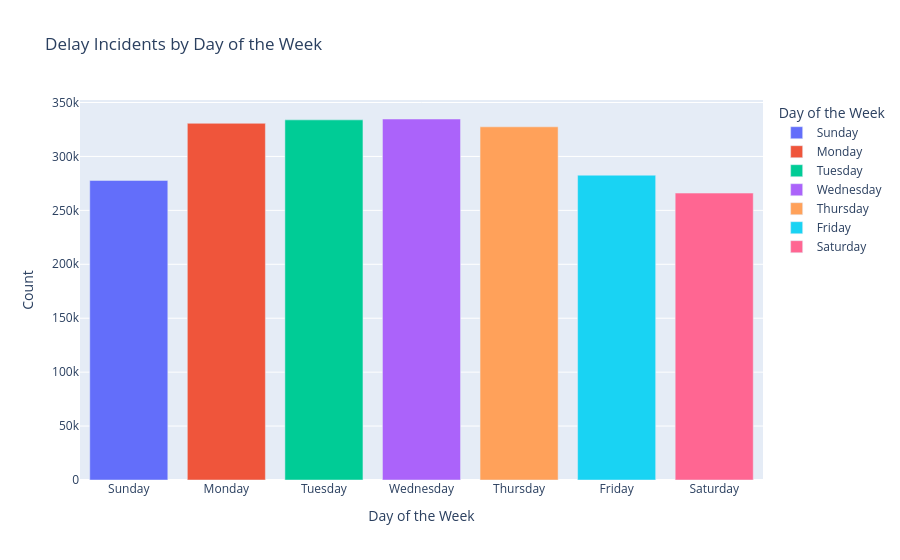

The notebook cell saved with this chart:
### Markdown cell above
### Delay by week

### Code cell
# delay by week with > 0 delay seconds
day_counts = df_with_encoding['day_of_week'].value_counts().sort_index()
day_order = ['Sunday', 'Monday', 'Tuesday', 'Wednesday', 'Thursday', 'Friday', 'Saturday']
day_data = cf.DataFrame({'Day of the Week': day_order, 'Count': day_counts})

fig = px.bar(day_data, x='Day of the Week', y='Count', title='Delay Incidents by Day of the Week', color='Day of the Week')
fig.update_layout(xaxis_title='Day of the Week', yaxis_title='Count')

fig.show()

### Figure 1 — Plotly figure (JSON) as saved in the notebook; plotly's stock layout.template omitted (floating-point values rounded to 4 significant figures)
{"data": [{"hovertemplate": "Day of the Week=%{x}<br>Count=%{y}<extra></extra>", "legendgroup": "Sunday", "marker": {"color": "#636efa", "pattern": {"shape": ""}}, "name": "Sunday", "orientation": "v", "showlegend": true, "textposition": "auto", "type": "bar", "x": ["Sunday"], "xaxis": "x", "y": [277769], "yaxis": "y"}, {"hovertemplate": "Day of the Week=%{x}<br>Count=%{y}<extra></extra>", "legendgroup": "Monday", "marker": {"color": "#EF553B", "pattern": {"shape": ""}}, "name": "Monday", "orientation": "v", "showlegend": true, "textposition": "auto", "type": "bar", "x": ["Monday"], "xaxis": "x", "y": [330719], "yaxis": "y"}, {"hovertemplate": "Day of the Week=%{x}<br>Count=%{y}<extra></extra>", "legendgroup": "Tuesday", "marker": {"color": "#00cc96", "pattern": {"shape": ""}}, "name": "Tuesday", "orientation": "v", "showlegend": true, "textposition": "auto", "type": "bar", "x": ["Tuesday"], "xaxis": "x", "y": [333910], "yaxis": "y"}, {"hovertemplate": "Day of the Week=%{x}<br>Count=%{y}<extra></extra>", "legendgroup": "Wednesday", "marker": {"color": "#ab63fa", "pattern": {"shape": ""}}, "name": "Wednesday", "orientation": "v", "showlegend": true, "textposition": "auto", "type": "bar", "x": ["Wednesday"], "xaxis": "x", "y": [334713], "yaxis": "y"}, {"hovertemplate": "Day of the Week=%{x}<br>Count=%{y}<extra></extra>", "legendgroup": "Thursday", "marker": {"color": "#FFA15A", "pattern": {"shape": ""}}, "name": "Thursday", "orientation": "v", "showlegend": true, "textposition": "auto", "type": "bar", "x": ["Thursday"], "xaxis": "x", "y": [327465], "yaxis": "y"}, {"hovertemplate": "Day of the Week=%{x}<br>Count=%{y}<extra></extra>", "legendgroup": "Friday", "marker": {"color": "#19d3f3", "pattern": {"shape": ""}}, "name": "Friday", "orientation": "v", "showlegend": true, "textposition": "auto", "type": "bar", "x": ["Friday"], "xaxis": "x", "y": [282608], "yaxis": "y"}, {"hovertemplate": "Day of the Week=%{x}<br>Count=%{y}<extra></extra>", "legendgroup": "Saturday", "marker": {"color": "#FF6692", "pattern": {"shape": ""}}, "name": "Saturday", "orientation": "v", "showlegend": true, "textposition": "auto", "type": "bar", "x": ["Saturday"], "xaxis": "x", "y": [266024], "yaxis": "y"}], "layout": {"barmode": "relative", "legend": {"title": {"text": "Day of the Week"}, "tracegroupgap": 0}, "title": {"text": "Delay Incidents by Day of the Week"}, "xaxis": {"anchor": "y", "categoryarray": ["Sunday", "Monday", "Tuesday", "Wednesday", "Thursday", "Friday", "Saturday"], "categoryorder": "array", "domain": [0, 1], "title": {"text": "Day of the Week"}}, "yaxis": {"anchor": "x", "domain": [0, 1], "title": {"text": "Count"}}}}
